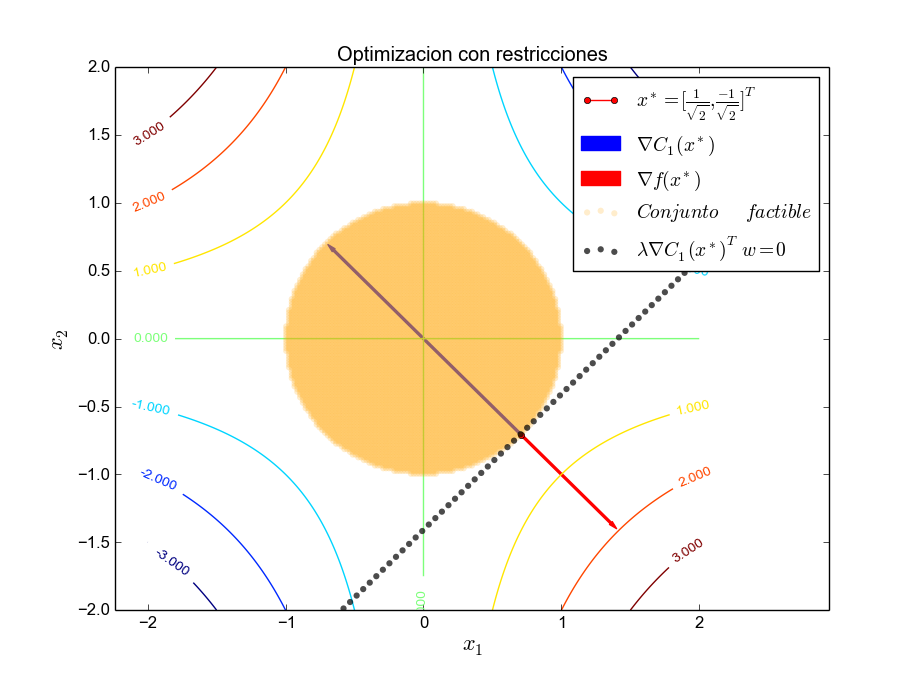

The Python source for this figure:
"""
============
Contour Demo
============

Illustrate simple contour plotting, contours on an image with
a colorbar for the contours, and labelled contours.

See also the :doc:`contour image example
</gallery/images_contours_and_fields/contour_image>`.
"""
import matplotlib
import numpy as np
import matplotlib.cm as cm
import matplotlib.pyplot as plt
import matplotlib.patches as patches
from matplotlib.path import Path
from matplotlib.patches import PathPatch
from matplotlib.legend_handler import HandlerPatch
import matplotlib.patches as mpatches
def graph(formula, x_range, y_range):  
    x = np.array(x_range)  
    y = np.array(y_range)  
    z = eval(formula)
    plt.plot(x, y)
    plt.show()

delta = 0.0015
minx = -2.0
maxx = 2.0
miny = -2.0
maxy = 2.0
x = np.arange( minx, maxx, delta)
y = np.arange( miny, maxy, delta)
X, Y = np.meshgrid(x, y)
Z1 = X #np.exp(-X**2 - Y**2)
Z2 = Y #np.exp(-(X - 1)**2 - (Y - 1)**2)

Z = -(Z1 * Z2) 
xoptimal = [-1.0/np.sqrt(2.0), 1.0/np.sqrt(2.0)]
gradientf = [ -xoptimal[1], -xoptimal[0]]
c1optimal = [-2.0/np.sqrt(2.0), 2.0/np.sqrt(2.0)]
lambda1 = [-1.0/2.0]
###############################################################################
# Create a simple contour plot with labels using default colors.  The
# inline argument to clabel will control whether the labels are draw
# over the line segments of the contour, removing the lines beneath
# the label

fig, ax = plt.subplots()
CS = ax.contour(X, Y, Z)
ax.clabel(CS, inline=100, fontsize=10)
ax.set_title('Optimizacion con restricciones')


###Conjunto factible
pairs = [(d1, d2) for d2 in np.linspace(miny, maxy,200)
                for d1 in np.linspace( minx , maxx, 200)
                if d1**2 + d2**2 -1 <= 0.0  ]
ss, ts = np.hsplit(np.array(pairs), 2)
# plot the results
plt.scatter(ss, ts, color='orange', cmap='jet', label='$Conjunto \quad factible$', zorder=3, alpha=0.2, edgecolors='none' )


#Constraint 1:

#s = np.linspace(minx, maxx)
#yc1 = np.sqrt(1-(s)**2)
#
#plt.plot(s, yc1, lw=2, marker='.', color='blue', alpha=0.7, label='$C_1(x^*)$')
plt.ylim(miny, maxy)

# plot the possible (s, t) pairs
pairs = [(s, t) for s in np.linspace(minx, maxx,200)
                for t in np.linspace(miny, maxy, 200)
                if np.sqrt(1-(s**2)) == 0]
ss, ts = np.hsplit(np.array(pairs), 2)

# plot the results
#plt.scatter(ss, ts,color='gray' , cmap='jet', label='$Region \quad factible$', zorder=3, alpha=0.1,edgecolors='none' )
plt.plot( xoptimal[0], xoptimal[1], marker='o', color="red", label='$x^* = [ \\frac{1}{\\sqrt{2}}, \\frac{-1}{\\sqrt{2}}]^T$',markersize= 5 )


pairs = [(d1, d2) for d2 in np.linspace(miny-np.abs(xoptimal[1]), maxy,100)
                for d1 in np.linspace( minx , maxx+np.abs(xoptimal[0]), 100)
                if  abs(d1 - d2) < 0.01 ]
ss, ts = np.hsplit(np.array(pairs), 2)
# plot the results
plt.scatter(ss+xoptimal[0], ts+xoptimal[1], color='black', cmap='jet', label='$\\lambda \\nabla C_1(x^*)^T w = 0 $', zorder=3, alpha=0.7, edgecolors='none' )





#Gradientes..
style="Simple,tail_width=1.9,head_width=4,head_length=8"
kw1 = dict(arrowstyle=style, color="b", label='$\\nabla C_1(x^*)$')
kw3 = dict(arrowstyle=style, color="r", label='$\\nabla f(x^*)$')
#kw4 = dict(arrowstyle=style, color="g", label='$\\lambda^* \quad Lagrangiano$')

a1 = patches.FancyArrowPatch((xoptimal[0], xoptimal[1]), (xoptimal[0]+c1optimal[0], xoptimal[1]+c1optimal[1]),**kw1 )

a3 = patches.FancyArrowPatch((xoptimal[0], xoptimal[1]), (xoptimal[0]+ gradientf[0], xoptimal[1]+gradientf[1]) ,**kw3 )

#a4 = patches.FancyArrowPatch((xoptimal[0], xoptimal[1]), (xoptimal[0]+ lambda1[0], xoptimal[1]+lambda1[1]) ,**kw4 )

for a in [a1,a3]:
    plt.gca().add_patch(a)

plt.xlabel('$x_1$', fontsize=16)
plt.ylabel('$x_2$', fontsize=16)
#plt.legend(['My label','aa','aa','oo','aa'])
plt.legend(fontsize=14)
#plt.savefig('Problema1.eps', format='eps', dpi=1000)
plt.show()

#############################################################################
#
# ------------
#
# References
# """"""""""
#
# The use of the following functions and methods is shown
# in this example:

#import matplotlib
#matplotlib.axes.Axes.contour
#matplotlib.pyplot.contour
#matplotlib.figure.Figure.colorbar
#matplotlib.pyplot.colorbar
#matplotlib.axes.Axes.clabel
#matplotlib.pyplot.clabel
#matplotlib.axes.Axes.set_position
#matplotlib.axes.Axes.get_position
